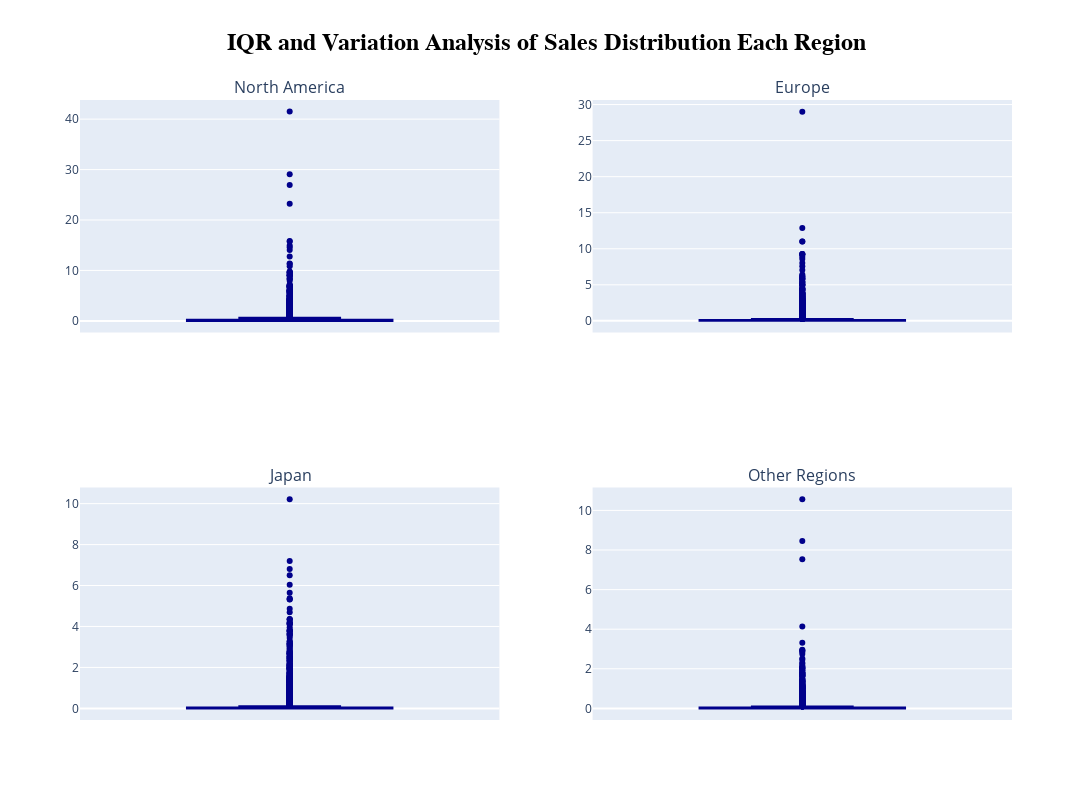

Source (notebook cell):
### Code cell
# Create individual charts using Plotly Express
na_box=px.box(df,y='NA_Sales',color_discrete_sequence=['darkblue'])
eu_box=px.box(df,y='EU_Sales',color_discrete_sequence=['darkblue'])
jp_box=px.box(df,y='JP_Sales',color_discrete_sequence=['darkblue'])
or_box=px.box(df,y='Other_Sales',color_discrete_sequence=['darkblue'])
# Create a subplot layout
fig = make_subplots(
    rows=2, cols=2, 
    subplot_titles=("North America", "Europe", "Japan", "Other Regions")
)

# Add Plotly Express charts to the subplot
fig.add_trace(na_box.data[0], row=1, col=1)  
fig.add_trace(eu_box.data[0], row=1, col=2)     
fig.add_trace(jp_box.data[0], row=2, col=1)     
fig.add_trace(or_box.data[0], row=2, col=2)      

# Update layout
fig.update_layout(height=800, width=1100, title_text="IQR and Variation Analysis of Sales Distribution Each Region",
                  title_x=0.5,title_font=dict(family="Arial, sans-serif",size=24,weight='bold',color='black'))

# Show the visualization
fig.show()

### Figure 1 — Plotly figure (JSON) as saved in the notebook; plotly's stock layout.template omitted (floating-point values rounded to 4 significant figures; data arrays with more than 128 entries replaced by an {"elided": "..."} marker saying what was removed)
{"data": [{"alignmentgroup": "True", "hovertemplate": "NA_Sales=%{y}<extra></extra>", "legendgroup": "", "marker": {"color": "darkblue"}, "name": "", "notched": false, "offsetgroup": "", "orientation": "v", "showlegend": false, "type": "box", "x0": " ", "xaxis": "x", "y": {"elided": "16540 float values"}, "y0": " ", "yaxis": "y"}, {"alignmentgroup": "True", "hovertemplate": "EU_Sales=%{y}<extra></extra>", "legendgroup": "", "marker": {"color": "darkblue"}, "name": "", "notched": false, "offsetgroup": "", "orientation": "v", "showlegend": false, "type": "box", "x0": " ", "xaxis": "x2", "y": {"elided": "16540 float values"}, "y0": " ", "yaxis": "y2"}, {"alignmentgroup": "True", "hovertemplate": "JP_Sales=%{y}<extra></extra>", "legendgroup": "", "marker": {"color": "darkblue"}, "name": "", "notched": false, "offsetgroup": "", "orientation": "v", "showlegend": false, "type": "box", "x0": " ", "xaxis": "x3", "y": {"elided": "16540 float values"}, "y0": " ", "yaxis": "y3"}, {"alignmentgroup": "True", "hovertemplate": "Other_Sales=%{y}<extra></extra>", "legendgroup": "", "marker": {"color": "darkblue"}, "name": "", "notched": false, "offsetgroup": "", "orientation": "v", "showlegend": false, "type": "box", "x0": " ", "xaxis": "x4", "y": {"elided": "16540 float values"}, "y0": " ", "yaxis": "y4"}], "layout": {"annotations": [{"font": {"size": 16}, "showarrow": false, "text": "North America", "x": 0.225, "xanchor": "center", "xref": "paper", "y": 1, "yanchor": "bottom", "yref": "paper"}, {"font": {"size": 16}, "showarrow": false, "text": "Europe", "x": 0.775, "xanchor": "center", "xref": "paper", "y": 1, "yanchor": "bottom", "yref": "paper"}, {"font": {"size": 16}, "showarrow": false, "text": "Japan", "x": 0.225, "xanchor": "center", "xref": "paper", "y": 0.375, "yanchor": "bottom", "yref": "paper"}, {"font": {"size": 16}, "showarrow": false, "text": "Other Regions", "x": 0.775, "xanchor": "center", "xref": "paper", "y": 0.375, "yanchor": "bottom", "yref": "paper"}], "height": 800, "title": {"font": {"color": "black", "family": "Arial, sans-serif", "size": 24, "weight": "bold"}, "text": "IQR and Variation Analysis of Sales Distribution Each Region", "x": 0.5}, "width": 1100, "xaxis": {"anchor": "y", "domain": [0, 0.45]}, "xaxis2": {"anchor": "y2", "domain": [0.55, 1]}, "xaxis3": {"anchor": "y3", "domain": [0, 0.45]}, "xaxis4": {"anchor": "y4", "domain": [0.55, 1]}, "yaxis": {"anchor": "x", "domain": [0.625, 1]}, "yaxis2": {"anchor": "x2", "domain": [0.625, 1]}, "yaxis3": {"anchor": "x3", "domain": [0, 0.375]}, "yaxis4": {"anchor": "x4", "domain": [0, 0.375]}}}
